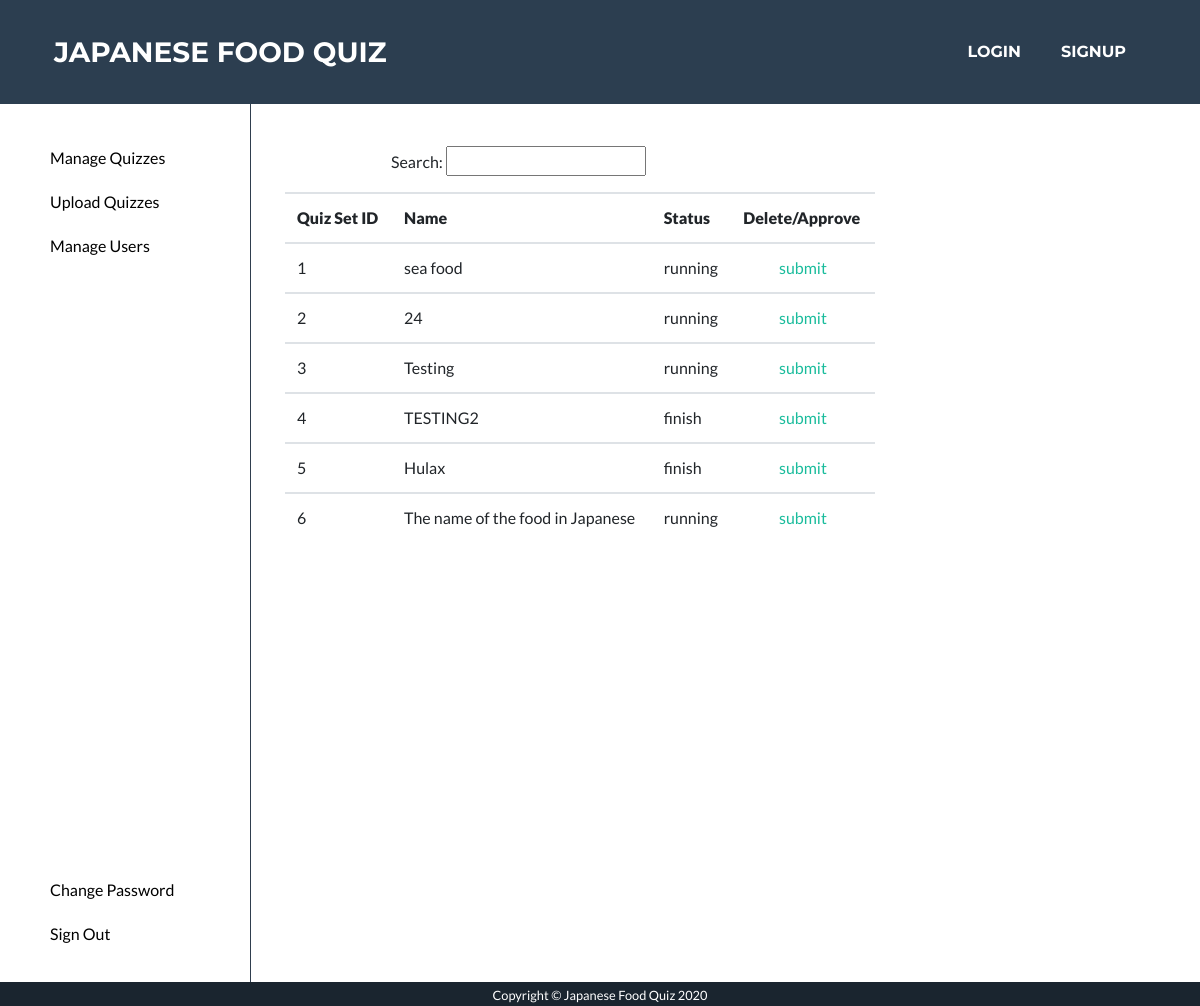
The page /manage_quiz (signed in) on the database as committed earlier.
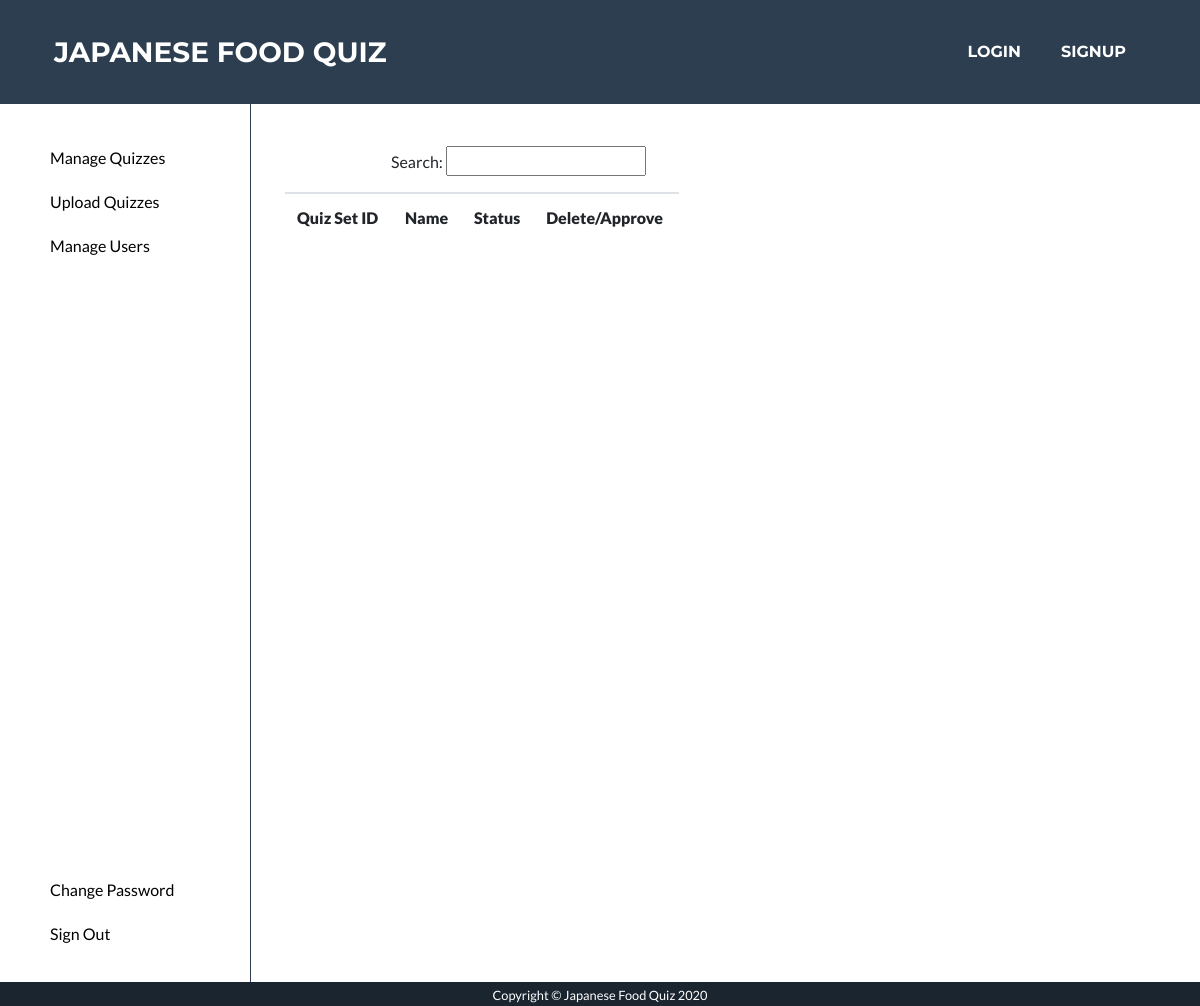
The same page on the database as committed later.
### app/models.py (models this page shows, shortened)
class QuizSet(db.Model):
    __table_args__ = {'extend_existing': True}
    quizSetID = db.Column(db.Integer, primary_key=True)
    name = db.Column(db.String(100))
    description = db.Column(db.String(100))
    picture = db.Column(db.String(100))
    userID = db.Column(db.String)
    status = db.Column(db.String(100))

### app/routes.py (the view)
@app.route('/manage_quiz')
@login_required
def manage_quiz():
    user = current_user
    if user.name != 'admin':
        return redirect('/admin')
    quizSets = QuizSet.query.all()
    for quizSet in quizSets:
        if quizSet.status == "running":
            quizSet.href = "/delete_quiz_set?id="+ str(quizSet.quizSetID)
    return render_template('manage_quiz.html', quizSets=quizSets)

### app/models.py (called while the page is built)
@login.user_loader
def load_user(id):
    user = User.query.filter_by(id=(int(id))).first()
    return user

### app/templates/manage_quiz.html (shortened to what this page needs)
<!DOCTYPE html>
<html lang="en">
  <head>
    <link href="/static/style.css" rel="stylesheet" />
    <link rel="stylesheet" type="text/css" href="static/default.css" />
    <link rel="stylesheet" type="text/css" href="static/admin_page.css" />
    {% extends 'base.html' %} {% block content %}
    <div class="main">
      <div class="navbar2">
        <ul class="nav_ul2">
          <li class="nav_list2">
            <a href="/manage_quiz"><button>Manage Quizzes</button> </a>
          </li>
          <li class="nav_list2">
            <a href="/upload_question_set"><button>Upload Quizzes</button> </a>
          </li>
          <li class="nav_list2">
            <a href="/manage_user"><button>Manage Users</button> </a>
          </li>
          <li class="nav_list2_bottom"><a href="/admin_change_password"><button>Change Password</button></a></li>
          <li class="nav_list2"><button>Sign Out</button></li>
        </ul>
      </div>
      <div class="main_part">
        <p class="search">Search: <input type="text" /></p>
      <div class="flex_list container">
       <table class='table'>
              <tr>
                  <th><strong>Quiz Set ID</strong></th>
                  <th><strong>Name</strong></th>
                  <th><strong>Status</strong></th>
                  <th><strong>Delete/Approve</strong></th>
              </tr>
               {% for quizSet in quizSets %}
                  <tr>
                          <td>{{ quizSet.quizSetID }}</td>
                          <td>{{ quizSet.name }}</td>
                          <td>{{ quizSet.status }}</td>
                          <td style="text-align: center;" ><a href="/delete_quiz_set?id={{ quizSet.quizSetID }}">submit</a></td>
                  </tr>
               {% endfor %}
       </table>
      </div>
      </div>
    </div>
    {% endblock %}

### app/templates/base.html (shortened to what this page needs)
  </head>
  <body id="page-top">
    <nav
      class="navbar navbar-expand-lg bg-secondary text-uppercase fixed-top"
      id="mainNav"
    >
      <div class="container">
        <a class="navbar-brand js-scroll-trigger" href="/index"
          >Japanese Food Quiz</a
        >
        <div class="collapse navbar-collapse" id="navbarResponsive">
          <ul class="navbar-nav ml-auto">
            <li class="nav-item mx-0 mx-lg-1"
            style="padding:0; margin: 0 0.25rem 0 0.25rem">
              <a
                class="nav-link py-3 px-0 px-lg-3 rounded js-scroll-trigger"
                href="/user_login"
                style="padding:1rem;"
                >Login</a
              >
            </li>
            <li class="nav-item mx-0 mx-lg-1" style="padding:0; margin: 0 0.25rem 0 0.25rem">
              <a
                class="nav-link py-3 px-0 px-lg-3 rounded js-scroll-trigger"
                href="/user_register"
                style="padding:1rem;"
                >Signup</a
              >
            </li>
          </ul>
        </div>
      </div>
    </nav>
    {% block content %}{% endblock %}
    <section class="copyright text-center text-white" style="height: 1.5rem;">
      <div class="container" >
        <small>Copyright © Japanese Food Quiz 2020</small>
      </div>
    </section>
  </body>
</html>

### app/static/default.css (style rules this page uses)
* { -webkit-box-sizing: border-box; box-sizing: border-box; margin: 0; padding: 0; }
input { width: 12.5rem; height: 1.875rem; }
.main { display: flex; flex-direction: row; left: 0; right: 0; top: 0; bottom: 0; width: 100%; height: 100%; }
.navbar2 { margin: 0; padding: 0; border-right: 0.0625rem solid #2f3e4e; height: 100%; }
.nav_ul2 { width: 12.5rem; margin-right: 3.125rem; margin-top: 3.125rem; }
.nav_list2 { padding-bottom: 1.25rem; }
.nav_list2_bottom { margin-top: 300%; margin-right: 0; margin-left: 3.125rem; padding-left: 0; padding-right: 0; padding-bottom: 1.25rem; }
li { padding-left: 3.125rem; list-style-type: none; padding-bottom: 0.625rem; }
.search { margin-left: 8.75rem; margin-top: 3.125rem; }

### app/static/admin_page.css (style rules this page uses)
.search { margin-left: 8.75rem; margin-top: 3.125rem; }
input { width: 12.5rem; height: 1.875rem; }
.flex_list { display: flex; flex-direction: row; margin-left: 0.625rem; }
button { color: black; background: white; text-shadow: none; box-shadow: none; border: none; }
li { padding-left: 3.125rem; padding-bottom: 0.625rem; }

Rows that differ between the two databases and show on the page:
removed QuizSet: quizSetID "1", name "sea food", status "running"
removed QuizSet: quizSetID "2", name "24", status "running"
removed QuizSet: quizSetID "3", name "Testing", status "running"
removed QuizSet: quizSetID "4", name "TESTING2", status "finish"
removed QuizSet: quizSetID "5", name "Hulax", status "finish"
removed QuizSet: quizSetID "6", name "The name of the food in Japanese", status "running"
